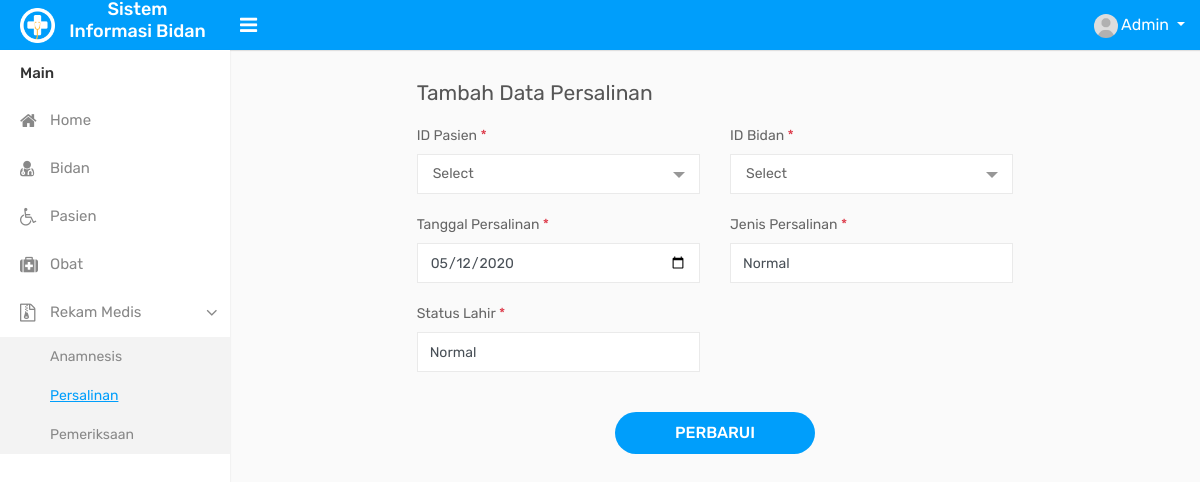
Page /edit-persalinan.php?id_persalinan=PSL002 (signed in) on the committed database.
### tables this page shows
CREATE TABLE `persalinan` (
  `id_persalinan` varchar(8) NOT NULL,
  `id_pasien` varchar(8) NOT NULL,
  `id_bidan` varchar(8) NOT NULL,
  `tanggal_persalinan` varchar(10) NOT NULL,
  `jenis_persalinan` varchar(20) NOT NULL,
  `status_lahir` varchar(15) NOT NULL
);

### function.php (called while the page is built, shortened)
<?php
$conn = mysqli_connect("localhost", "root", "", "db_bidan");
function tampil($query) {
	global $conn;
	$result = mysqli_query($conn, $query);
	$rows = [];
	while($row = mysqli_fetch_assoc($result)){
		$rows[] = $row;
	}
	return $rows;
}
?>

### edit-persalinan.php (the view, shortened to what this page needs)
<?php
    require 'function.php';
    $id_persalinan = $_GET['id_persalinan'];
    $mts = tampil("SELECT * FROM persalinan WHERE id_persalinan = '$id_persalinan'")[0];
?>
<!DOCTYPE html>
<html>
<head>
    <link rel="stylesheet" type="text/css" href="assets/css/bootstrap.min.css">
    <link rel="stylesheet" type="text/css" href="assets/css/font-awesome.min.css">
    <link rel="stylesheet" type="text/css" href="assets/css/select2.min.css">
    <link rel="stylesheet" type="text/css" href="assets/css/bootstrap-datetimepicker.min.css">
    <link rel="stylesheet" type="text/css" href="assets/css/style.css">
    <link rel="stylesheet" type="text/css" href="dist/sweetalert2.css">
    <link rel="stylesheet" type="text/css" href="dist/sweetalert2.min.css">
</head>
<body>
    <div class="main-wrapper">
        <div class="header">
            <div class="header-left">
                <a href="index.php" class="logo">
                    <img src="assets/img/logo.png" width="35" height="35" alt=""> <span><h4>Sistem Informasi Bidan</h4></span>
                </a>
            </div>
            <a id="toggle_btn" href="javascript:void(0);"><i class="fa fa-bars"></i></a>
            <ul class="nav user-menu float-right">
                <li class="nav-item dropdown has-arrow">
                    <a href="#" class="dropdown-toggle nav-link user-link" data-toggle="dropdown">
                        <span class="user-img">
                            <img class="rounded-circle" src="assets/img/user.jpg" width="24" alt="Admin">
                        </span>
                        <span>Admin</span>
                    </a>
                </li>
            </ul>
        </div>
        <div class="sidebar" id="sidebar">
            <div class="sidebar-inner slimscroll">
                <div id="sidebar-menu" class="sidebar-menu">
                    <ul>
                        <li class="menu-title">Main</li>
                        <li>
                            <a href="index.php"><i class="fa fa-home"></i> <span>Home</span></a>
                        </li>
                        <li>
                            <a href="bidan.php"><i class="fa fa-user-md"></i> <span>Bidan</span></a>
                        </li>
                        <li>
                            <a href="pasien.php"><i class="fa fa-wheelchair"></i> <span>Pasien</span></a>
                        </li>
                        <li>
                            <a href="obat.php"><i class="fa fa-medkit"></i> <span>Obat</span></a>
                        </li>
                        <li class="submenu">
                            <a href="#"><i class="fa fa-file-archive-o"></i> <span> Rekam Medis </span> <span class="menu-arrow"></span></a>
                            <ul style="display: none;">
                                <li><a href="anamnesis.php">Anamnesis</a></li>
                                <li><a href="persalinan.php" class="active">Persalinan</a></li>
                                <li><a href="pemeriksaan.php">Pemeriksaan</a></li>
                            </ul>
                        </li>
                    </ul>
                </div>
            </div>
        </div>
        <div class="page-wrapper">
            <div class="content">
                <div class="row">
                    <div class="col-lg-8 offset-lg-2">
                        <h4 class="page-title">Tambah Data Persalinan</h4>
                    </div>
                </div>
                <header>
                <div class="row">
                    <div class="col-lg-8 offset-lg-2">
                        <form action="" method="post">
                            <div class="row">
                                <div class="col-md-6">
                                    <div class="form-group">
                                        <label>ID Pasien  <span class="text-danger">*</span></label>
                                    </div>
                                </div>
                                <div class="col-md-6">
                                    <div class="form-group">
                                        <label>ID Bidan <span class="text-danger">*</span></label>
                                    </div>
                                </div>
                                <div class="col-sm-6">
                                    <div class="form-group">
                                        <label>Tanggal Persalinan <span class="text-danger">*</span></label>
                                        <div>
                                            <input type="date" name="tanggal_persalinan" id="input2" class="form-control" value="<?= $mts['tanggal_persalinan']; ?>">
                                        </div>
                                    </div>
                                </div>
                                <div class="col-sm-6">
                                    <div class="form-group">
                                        <label>Jenis Persalinan <span class="text-danger">*</span></label>
                                        <input class="form-control" type="text" name="jenis_persalinan" value="<?= $mts['jenis_persalinan']; ?>">
                                    </div>
                                </div>
                                <div class="col-sm-6">
                                    <div class="form-group">
                                        <label>Status Lahir <span class="text-danger">*</span></label>
                                        <input class="form-control" type="text" name="status_lahir" value="<?= $mts['status_lahir']; ?>">
                                    </div>
                                </div>
                            </div>
                            <div class="m-t-20 text-center">
                                <button type="submit" name="simpan" class="btn btn-primary submit-btn">Perbarui</button>
                            </div>
                        </form>
                    </div>
                </div>
                </header>
            </div>
        </div>
    </div>
</body>
</html>

### rows in the picture
persalinan: tanggal_persalinan "05/12/2020", jenis_persalinan "Normal", status_lahir "Normal"
